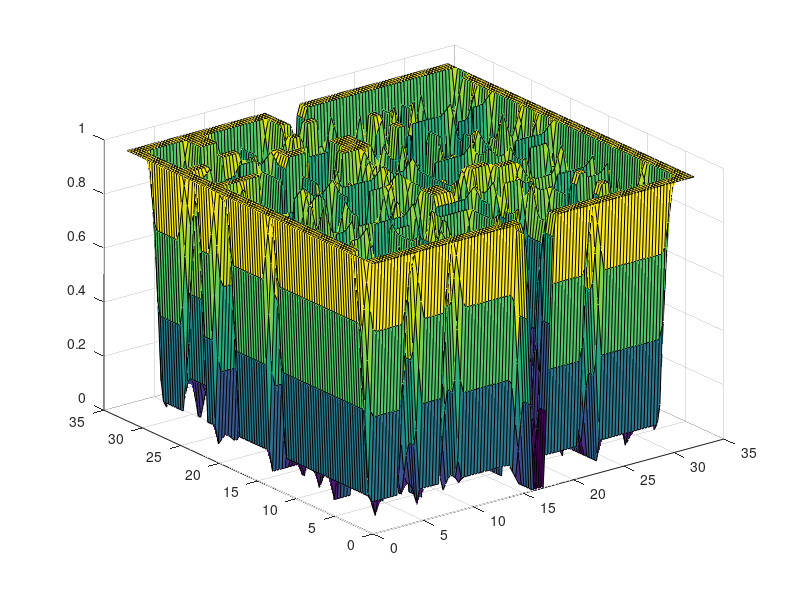

This chart was generated by the following MATLAB code:
function spline2D_comp()
spline2Duniform()
%spline2Dmatrix()
return

function t=check_sanity(knot_vector,p)

  initial = knot_vector(1)
  kvsize = size(knot_vector,2)

  t = true
  counter = 1

  for i=1:p+1
    if (initial ~= knot_vector(i))
      t = false
      return
    end
  end


  for i=p+2:kvsize-p-1
    if (initial == knot_vector(i))
      counter = counter + 1
      if (counter > p)
        t = false  
        return
      end
    else
      initial = knot_vector(i)
      counter = 1
    end
  end

  initial = knot_vector(kvsize)

  for i=kvsize-p:kvsize
    if (initial ~= knot_vector(i))
      t = false
      return
    end
  end
  
  for i=1:kvsize-1
    if (knot_vector(i)>knot_vector(i+1))
      t = false
    end
  end

  return

end


function spline2Dmatrix()
knot_vectorx=[0 1 2]

knot_vectory=[0 1 2]

precision = 0.1

%macros
compute_nr_basis_functions = @(knot_vector,p) size(knot_vector, 2) - p - 1
mesh   = @(a,c) [a:precision*(c-a):c]

%splines in x
px = compute_p(knot_vectorx)
tx = check_sanity(knot_vectorx,px)
nrx = compute_nr_basis_functions(knot_vectorx,px)

x_begin = knot_vectorx(1)
x_end = knot_vectorx(size(knot_vectorx,2))

x=mesh(x_begin,x_end);

%splines in y
py = compute_p(knot_vectory)
ty = check_sanity(knot_vectory,py)
nry = compute_nr_basis_functions(knot_vectorx,py)

y_begin = knot_vectory(1)
y_end = knot_vectory(size(knot_vectory,2))

y=mesh(y_begin,y_end);

%X and Y coordinates of points over the 2D mesh
[X,Y]=meshgrid(x,y);

M(1:nrx*nry,1:nrx*nry)=0.0;
hold on
for i=1:nrx
  %compute values of 
  vx=compute_spline(knot_vectorx,px,i,X);
  for j=1:nry
    vy=compute_spline(knot_vectory,py,j,Y);
    spline1=vx.*vy;
    for k=1:nrx
      %compute values of 
      vx2=compute_spline(knot_vectorx,px,k,X);
      for l=1:nry
        vy2=compute_spline(knot_vectory,py,l,Y);
        spline2=vx2.*vy2;
        crossection = spline1.*spline2;
        M(i+(j-1)*nry,k+(l-1)*nry)=M(i+(j-1)*nry,k+(l-1)*nry)+norm(crossection);
      end
    end
  end
end
crossection
hold off

end

function spline2Duniform()
knot_vectorx = [0 0 1 2 3 4 5 6 7 8 9 10 11 12 13 14 15 16 17 18 19 20 21 22 23 24 25 26 27 28 29 30 31 32 32];
knot_vectory = [0 0 1 2 3 4 5 6 7 8 9 10 11 12 13 14 15 16 17 18 19 20 21 22 23 24 25 26 27 28 29 30 31 32 32];

maze_matrix = [
    1 1 1 1 1 1 1 1 1 1 1 1 1 1 1 1 1 1 1 1 1 1 1 1 1 1 1 1 1 1 1 1 1;
    1 1 0 1 1 1 1 1 1 1 1 1 1 1 1 1 1 1 1 1 1 1 1 1 1 1 1 1 1 1 1 1 1;
    1 1 0 0 0 0 0 0 0 0 0 0 0 0 0 1 0 0 0 0 0 1 1 0 0 1 1 0 0 0 0 1 1;
    1 1 0 1 1 1 1 1 0 1 0 1 0 1 1 1 0 1 1 1 1 1 1 0 1 1 1 1 1 1 0 1 1;
    1 1 0 1 0 0 0 1 0 1 0 1 0 0 0 0 0 0 0 0 0 1 1 0 0 0 0 0 0 0 0 1 1;
    1 1 1 1 0 1 1 1 1 1 0 1 0 1 1 1 0 1 0 1 0 1 1 0 1 0 1 1 0 1 1 1 1;
    1 1 0 0 0 0 0 0 0 0 0 0 0 1 0 1 1 1 0 1 0 0 0 0 1 0 1 1 0 1 1 1 1;
    1 1 0 1 1 1 1 1 0 1 0 1 1 1 0 1 0 1 0 1 0 1 1 1 1 1 1 1 0 1 1 1 1;
    1 1 0 1 0 0 0 1 0 1 0 0 0 1 0 0 0 1 0 0 0 0 0 0 0 1 0 0 0 0 0 1 1;
    1 1 1 1 0 1 0 1 0 1 0 1 0 1 0 1 1 1 0 1 1 1 0 1 1 1 0 1 1 1 0 1 1;
    1 1 0 0 0 1 0 0 0 1 0 1 0 1 0 0 0 1 0 1 0 1 0 1 1 1 0 1 0 1 0 1 1;
    1 1 0 1 0 1 1 1 1 1 0 1 1 1 0 1 0 1 1 1 0 1 0 1 1 0 0 1 0 1 0 1 1;
    1 1 0 1 0 1 0 1 0 0 0 1 0 0 0 1 0 1 0 0 0 0 0 0 1 0 1 1 0 0 0 1 1;
    1 1 0 1 0 1 0 1 0 1 1 1 0 1 1 1 0 1 0 1 0 1 1 0 0 0 1 1 1 1 1 1 1;
    1 1 0 1 0 0 0 1 0 1 1 1 0 0 0 1 1 1 1 1 0 1 1 1 1 0 1 0 0 1 1 1 1;
    1 1 0 1 1 1 1 1 0 1 1 1 0 1 1 1 0 1 0 1 1 1 1 1 1 0 1 0 1 1 0 0 0;
    0 0 0 1 0 0 0 0 0 1 0 1 0 0 0 0 0 1 0 0 0 1 1 1 1 0 1 0 1 1 0 0 0;
    0 0 0 1 1 1 0 1 1 1 0 1 1 1 1 1 1 1 0 1 1 1 0 0 0 0 0 0 0 1 0 1 1;
    1 1 0 0 0 0 0 0 0 1 0 0 0 1 0 0 0 0 0 0 0 1 0 1 1 1 1 0 1 1 0 1 1;
    1 1 0 1 0 1 1 1 1 1 1 1 1 1 1 1 0 1 0 1 1 1 0 0 0 0 0 0 0 1 0 1 1;
    1 1 0 1 0 0 0 0 1 0 0 0 1 1 0 0 0 1 0 0 0 1 0 1 1 0 1 1 0 1 0 1 1;
    1 1 0 1 0 1 1 1 1 1 0 1 1 1 1 1 0 1 1 1 0 1 0 1 1 1 1 1 1 1 0 1 1;
    1 1 0 1 0 0 0 1 0 1 0 1 1 0 0 0 0 1 0 1 0 0 0 0 0 0 0 1 0 0 0 1 1;
    1 1 1 1 0 1 1 1 0 1 1 1 1 1 0 1 1 1 0 1 0 1 1 1 0 1 0 1 1 1 0 1 1;
    1 1 0 0 0 0 0 0 0 0 0 1 0 0 0 1 0 0 0 1 0 0 0 0 0 1 0 1 0 0 0 1 1;
    1 1 0 1 1 0 1 1 0 1 0 1 0 1 1 1 0 1 1 1 1 1 0 1 0 1 0 1 1 1 0 1 1;
    1 1 0 1 1 0 1 1 0 1 0 1 0 1 0 0 0 0 0 1 0 1 0 0 0 1 0 0 0 1 0 1 1;
    1 1 0 0 0 0 0 1 0 1 0 1 0 1 0 1 0 1 0 1 0 1 0 1 1 1 0 1 1 1 0 1 1;
    1 1 0 1 1 1 0 1 0 1 0 0 0 1 0 1 0 1 0 1 0 0 0 0 0 0 0 0 0 0 0 1 1;
    1 1 0 1 0 1 0 1 1 1 1 0 1 1 1 1 0 1 0 1 0 1 1 1 0 1 0 1 0 1 0 1 1;
    1 1 0 0 0 1 0 0 0 0 0 0 0 0 0 0 0 1 0 1 0 1 0 0 0 1 0 1 0 1 0 1 1;
    1 1 1 1 1 1 1 1 1 1 1 1 1 1 1 1 1 1 1 1 1 1 1 1 1 1 1 1 1 1 0 1 1;
    1 1 1 1 1 1 1 1 1 1 1 1 1 1 1 1 1 1 1 1 1 1 1 1 1 1 1 1 1 1 1 1 1;
]

precision = 0.01;

%macros
compute_nr_basis_functions = @(knot_vector,p) size(knot_vector, 2) - p - 1
mesh   = @(a,c) [a:precision*(c-a):c]

%splines in x
px = compute_p(knot_vectorx)
tx = check_sanity(knot_vectorx,px)
nrx = compute_nr_basis_functions(knot_vectorx,px)

x_begin = knot_vectorx(1)
x_end = knot_vectorx(size(knot_vectorx,2))

x=mesh(x_begin,x_end);

%splines in y
py = compute_p(knot_vectorx)
ty = check_sanity(knot_vectorx,py)
nry = compute_nr_basis_functions(knot_vectorx,py)

y_begin = knot_vectory(1)
y_end = knot_vectory(size(knot_vectory,2))

y=mesh(y_begin,y_end);

M = zeros(length(x), length(y));

%X and Y coordinates of points over the 2D mesh
[X,Y]=meshgrid(x,y);

for i = 1:nrx
    for j = 1:nry
        spline1 = compute_spline(knot_vectorx, px, i, X) .* compute_spline(knot_vectory, py, j, Y);
        M = M + maze_matrix(i, j) * spline1;
    end
end

figure;
surf(X,Y,M);

end

function spline()

knot_vector=[0 0 0  1 1 2 2 2 ]

precision = 0.0001


compute_nr_basis_functions = @(knot_vector,p) size(knot_vector, 2) - p - 1
mesh   = @(a,c) [a:precision*(c-a):c]


p = compute_p(knot_vector)
t = check_sanity(knot_vector,p)
nr = compute_nr_basis_functions(knot_vector,p)

x_begin = knot_vector(1)
x_end = knot_vector(size(knot_vector,2))


x=mesh(x_begin,x_end);


y=compute_spline(knot_vector,p,1,x);
plot(x,y)

hold on

for i=2:nr
  y=compute_spline(knot_vector,p,i,x);
  plot(x,y)
end

hold off


end


function p=compute_p(knot_vector)

  initial = knot_vector(1)
  kvsize = size(knot_vector,2)
  i=1

  while (i+1 < kvsize) && (initial == knot_vector(i+1))
    i=i+1
  end
  
  p = i-1
  
  return
end



function y=compute_spline(knot_vector,p,nr,x)
  
  fC= @(x,a,b) (x)/(b-a)-a/(b-a);
  fD= @(x,c,d) (1-x)/(d-c)+(d-1)/(d-c);
  
  
  a = knot_vector(nr);
  b = knot_vector(nr+p);
  c = knot_vector(nr+1);
  d = knot_vector(nr+p+1);

  if (p==0)
    y = 0 .* (x < a) + 1 .* (a <= x & x <= d) + 0 .* (x > d);
    return
  end
  
  lp = compute_spline(knot_vector,p-1,nr,x);
  rp = compute_spline(knot_vector,p-1,nr+1,x);
  
  if (a==b)
    y1 = 0 .* (x < a) + 1 .* (a <= x & x <= b) + 0 .* (x > b);
  else
    y1 = 0 .* (x < a) + fC(x,a,b) .* (a <= x & x <= b) + 0 .* (x > b);
  end
  
  if (c==d)
    y2 = 0 .* (x < c) + 1 .* (c < x & x <= d) + 0 .* (d < x);
  else
    y2 = 0 .* (x < c) + fD(x,c,d) .* (c < x & x <= d) + 0 .* (d < x);
  end
  
  y = lp .* y1 + rp .* y2;
  return
  
end

end